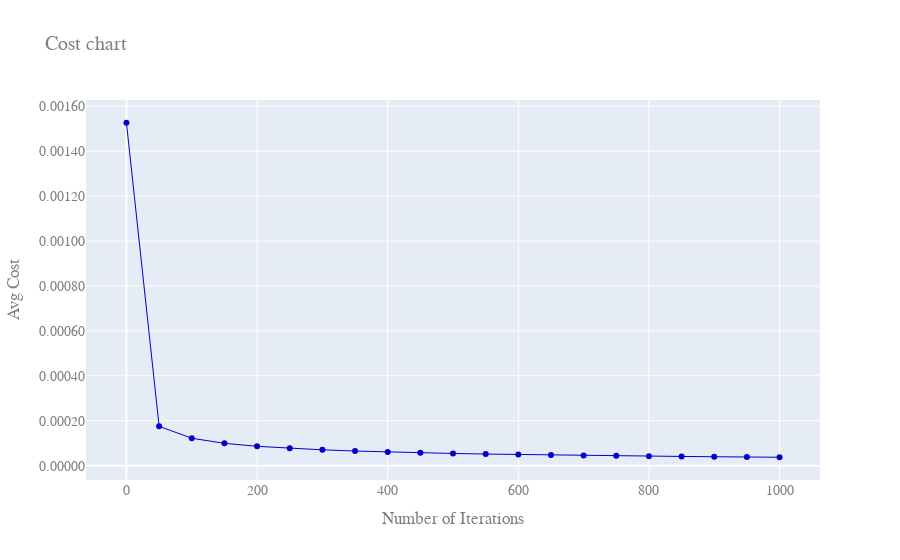

Notebook code for this chart:
### Code cell
f = create_figure()
plot_figure(f, np.mean(historic_cost,axis=0))

### Figure 1 — Plotly figure (JSON) as saved in the notebook; plotly's stock layout.template omitted (floating-point values rounded to 4 significant figures)
{"data": [{"line": {"color": "rgb(0, 0, 200)", "width": 1}, "mode": "lines+markers", "name": "AVG Train Cost", "textposition": "bottom center", "type": "scatter", "x": [0, 50, 100, 150, 200, 250, 300, 350, 400, 450, 500, 550, 600, 650, 700, 750, 800, 850, 900, 950, 1000], "y": [0.001527, 0.0001751, 0.000122, 9.934e-05, 8.604e-05, 7.704e-05, 7.036e-05, 6.511e-05, 6.085e-05, 5.729e-05, 5.425e-05, 5.163e-05, 4.933e-05, 4.728e-05, 4.545e-05, 4.38e-05, 4.229e-05, 4.091e-05, 3.964e-05, 3.846e-05, 3.736e-05]}], "layout": {"font": {"color": "#7f7f7f", "family": "Courier New, monospace", "size": 14}, "title": {"text": "Cost chart"}, "xaxis": {"title": {"text": "Number of Iterations"}}, "yaxis": {"tickformat": ".5f", "title": {"text": "Avg Cost"}}}}
